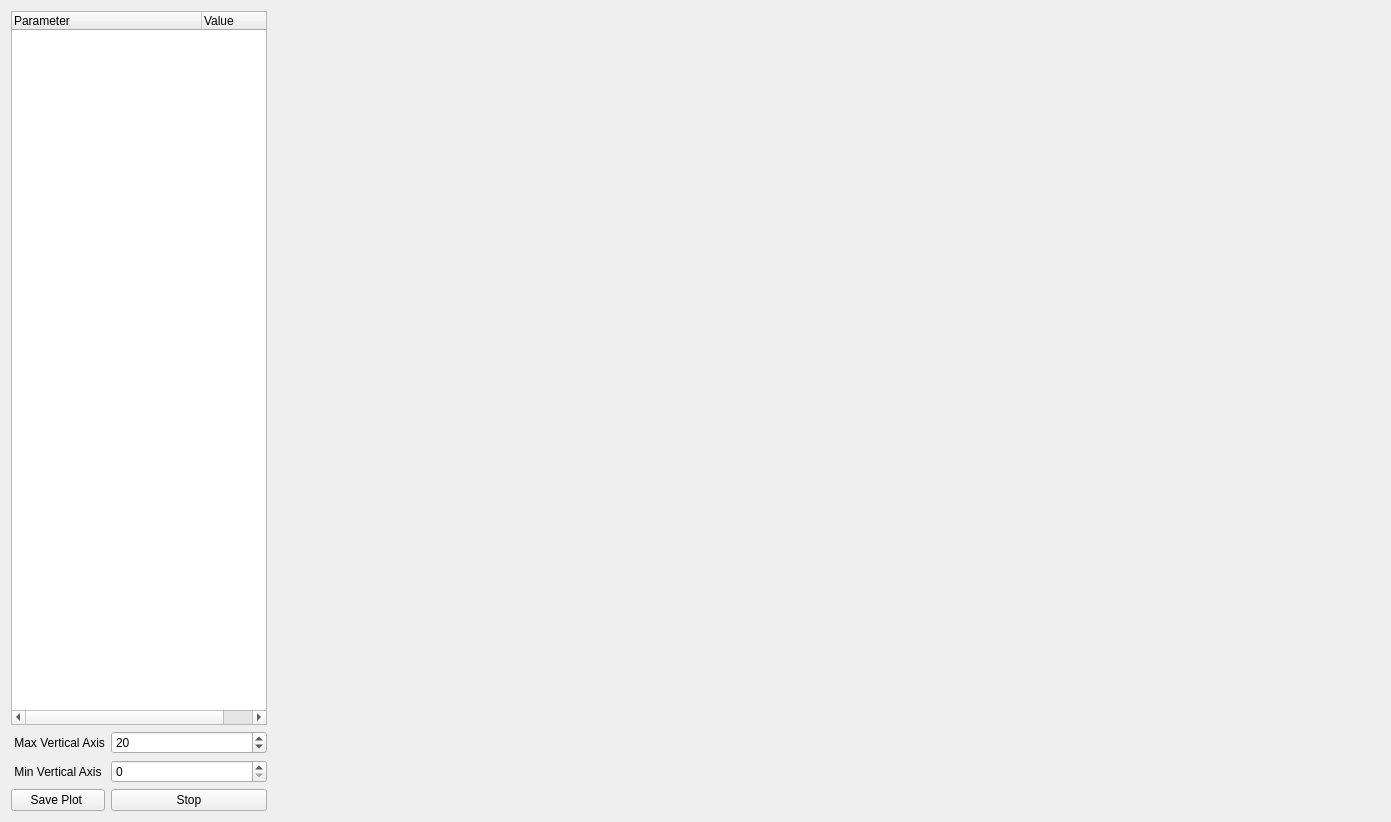
<?xml version="1.0" encoding="UTF-8"?>
<ui version="4.0">
 <class>parameterTemporalSeries</class>
 <widget class="QWidget" name="parameterTemporalSeries">
  <property name="geometry">
   <rect>
    <x>0</x>
    <y>0</y>
    <width>1391</width>
    <height>822</height>
   </rect>
  </property>
  <property name="sizePolicy">
   <sizepolicy hsizetype="Preferred" vsizetype="Expanding">
    <horstretch>0</horstretch>
    <verstretch>0</verstretch>
   </sizepolicy>
  </property>
  <property name="statusTip">
   <string>Shows the parameters list. Allows the user to display plots of selected parameters.</string>
  </property>
  <layout class="QGridLayout" name="gridLayout_2">
   <item row="0" column="0">
    <widget class="QTreeWidget" name="treeWidget">
     <property name="sizePolicy">
      <sizepolicy hsizetype="Minimum" vsizetype="Expanding">
       <horstretch>0</horstretch>
       <verstretch>0</verstretch>
      </sizepolicy>
     </property>
     <property name="maximumSize">
      <size>
       <width>340</width>
       <height>16777215</height>
      </size>
     </property>
     <property name="focusPolicy">
      <enum>Qt::NoFocus</enum>
     </property>
     <attribute name="headerDefaultSectionSize">
      <number>190</number>
     </attribute>
     <column>
      <property name="text">
       <string>Parameter</string>
      </property>
     </column>
     <column>
      <property name="text">
       <string>Value</string>
      </property>
     </column>
    </widget>
   </item>
   <item row="0" column="1" rowspan="2">
    <widget class="QWidget" name="plotWidget" native="true">
     <property name="sizePolicy">
      <sizepolicy hsizetype="Expanding" vsizetype="Expanding">
       <horstretch>0</horstretch>
       <verstretch>0</verstretch>
      </sizepolicy>
     </property>
     <property name="maximumSize">
      <size>
       <width>1200</width>
       <height>16777215</height>
      </size>
     </property>
    </widget>
   </item>
   <item row="1" column="0">
    <layout class="QGridLayout" name="gridLayout">
     <item row="2" column="1" colspan="4">
      <widget class="QPushButton" name="pushButton_2">
       <property name="focusPolicy">
        <enum>Qt::NoFocus</enum>
       </property>
       <property name="text">
        <string>Stop</string>
       </property>
       <property name="icon">
        <iconset resource="../resources/images.qrc">
         <normaloff>:/images/images/ic_pause_24px.svg</normaloff>
         <normalon>:/images/images/ic_play_arrow_24px.svg</normalon>
         <activeon>:/images/images/ic_play_arrow_24px.svg</activeon>
         <selectedon>:/images/images/ic_play_arrow_24px.svg</selectedon>:/images/images/ic_pause_24px.svg</iconset>
       </property>
       <property name="iconSize">
        <size>
         <width>16</width>
         <height>16</height>
        </size>
       </property>
       <property name="checkable">
        <bool>true</bool>
       </property>
       <property name="autoRepeat">
        <bool>true</bool>
       </property>
      </widget>
     </item>
     <item row="0" column="0">
      <widget class="QLabel" name="label">
       <property name="layoutDirection">
        <enum>Qt::LeftToRight</enum>
       </property>
       <property name="text">
        <string> Max Vertical Axis</string>
       </property>
      </widget>
     </item>
     <item row="2" column="0">
      <widget class="QPushButton" name="pushButton">
       <property name="focusPolicy">
        <enum>Qt::NoFocus</enum>
       </property>
       <property name="text">
        <string>Save Plot </string>
       </property>
       <property name="icon">
        <iconset resource="../resources/images.qrc">
         <normaloff>:/images/images/ .svg</normaloff>:/images/images/ .svg</iconset>
       </property>
      </widget>
     </item>
     <item row="1" column="0">
      <widget class="QLabel" name="label_2">
       <property name="text">
        <string> Min Vertical Axis</string>
       </property>
      </widget>
     </item>
     <item row="1" column="1" colspan="4">
      <widget class="QSpinBox" name="spinBox">
       <property name="keyboardTracking">
        <bool>false</bool>
       </property>
      </widget>
     </item>
     <item row="0" column="1" colspan="4">
      <widget class="QSpinBox" name="spinBox_2">
       <property name="focusPolicy">
        <enum>Qt::WheelFocus</enum>
       </property>
       <property name="keyboardTracking">
        <bool>false</bool>
       </property>
       <property name="maximum">
        <number>50</number>
       </property>
       <property name="value">
        <number>20</number>
       </property>
      </widget>
     </item>
    </layout>
   </item>
  </layout>
 </widget>
 <resources>
  <include location="../resources/images.qrc"/>
 </resources>
 <connections/>
</ui>
